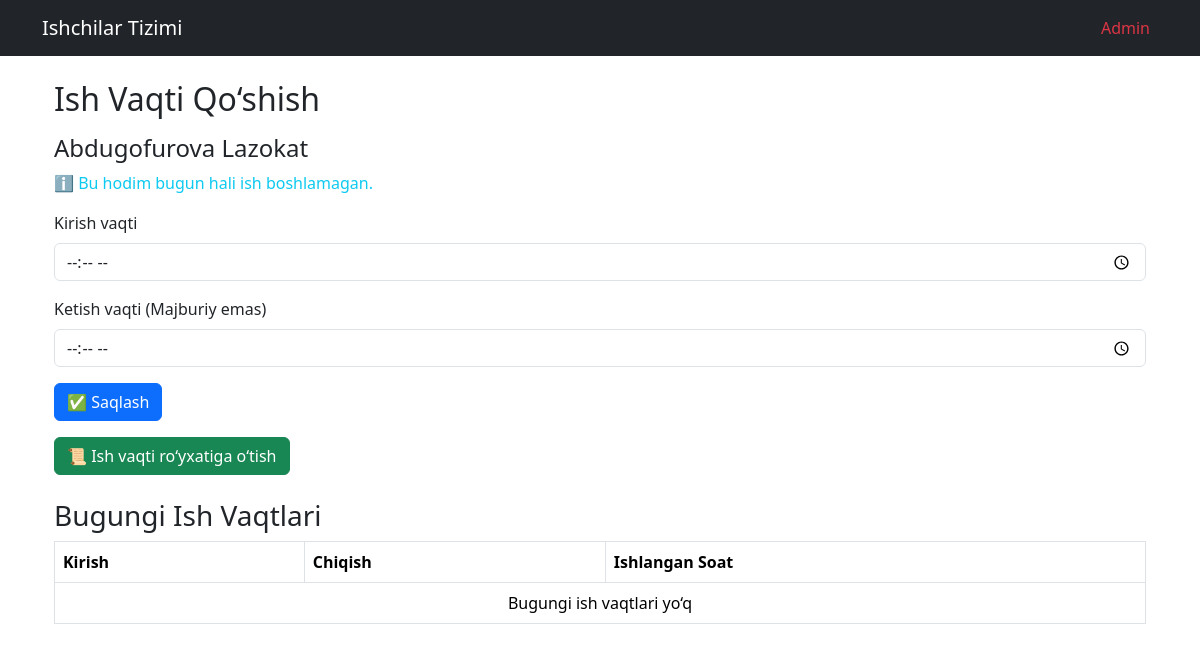
Before: /add_worklog/16/ with the older database file.
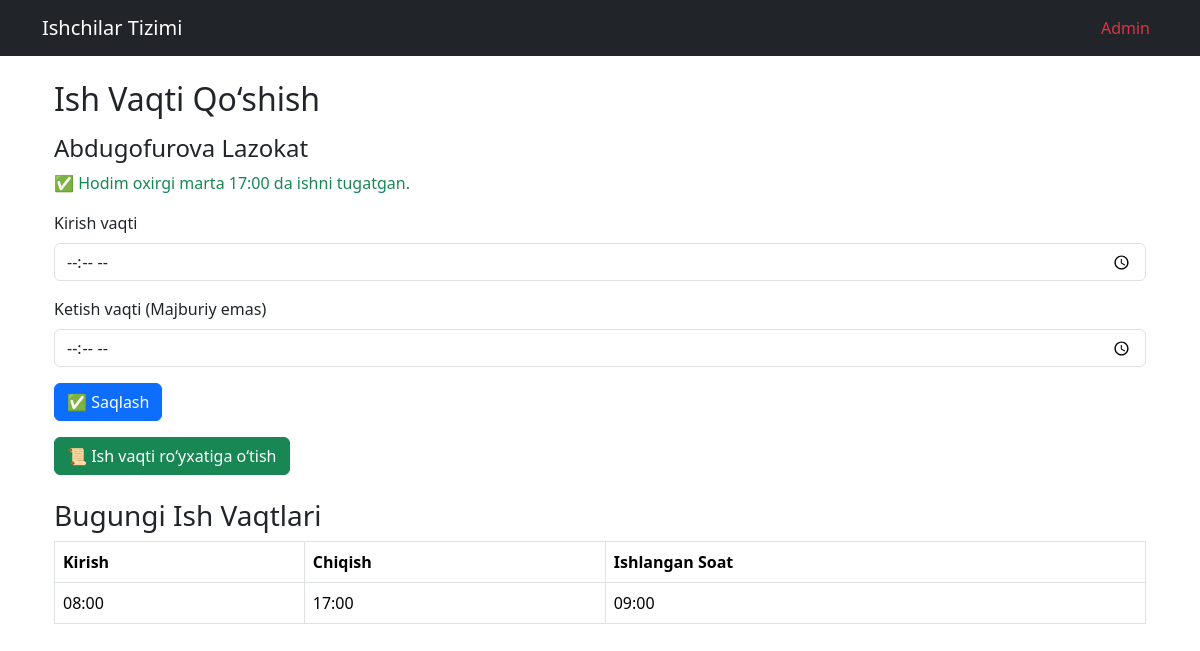
After: the same page with the newer database file.
### hodimlar/models.py (models this page shows, shortened)
class WorkLog(models.Model):
    hodim = models.ForeignKey('Hodim', on_delete=models.CASCADE)
    check_in = models.DateTimeField()
    check_out = models.DateTimeField(null=True, blank=True)
    @property
    def hours_worked(self):
        if self.check_out:
            total_seconds = (self.check_out - self.check_in).total_seconds()
            hours = int(total_seconds // 3600)
            minutes = int((total_seconds % 3600) // 60)
            return f"{hours:02}:{minutes:02}"  # HH:MM format
        return "00:00"

### hodimlar/views.py (the view, shortened to what this page needs)
# urls.py: path('worklog/<int:hodim_id>/', views.add_worklog, name='add_worklog'),
def add_worklog(request, hodim_id):
    hodim = get_object_or_404(Hodim, id=hodim_id)
    today = localdate()  # ✅ Bugungi sana
    last_worklog = WorkLog.objects.filter(hodim=hodim, check_in__date=today).order_by('-check_in').first()
    worklogs = WorkLog.objects.filter(hodim=hodim, check_in__date=today)
    total_seconds = sum(
        (log.check_out - log.check_in).total_seconds()
        for log in worklogs if log.check_out
    )
    total_hours = int(total_seconds // 3600)
    total_minutes = int((total_seconds % 3600) // 60)
    total_worked_time = f"{total_hours:02}:{total_minutes:02}"  # HH:MM format
    context = {
        "hodim": hodim,
        "worklogs": worklogs,
        "last_worklog": last_worklog,
        "total_worked_time": total_worked_time,
    }
    return render(request, "hodimlar/add_worklog.html", context)

### hodimlar/templates/hodimlar/add_worklog.html (shortened to what this page needs)
{% extends "base.html" %}
{% block content %}
<div class="container">
    <h2 class="mt-4 mb-3">Ish Vaqti Qo‘shish</h2>
    <h4>{{ hodim.first_name }} {{ hodim.last_name }}</h4>
    {% if last_worklog and not last_worklog.check_out %}
        <p class="text-danger">⚠️ Hodim {{ last_worklog.check_in|time:"H:i" }} da kelgan. Faqat ketish vaqtini kiriting.</p>
    {% elif last_worklog %}
        <p class="text-success">✅ Hodim oxirgi marta {{ last_worklog.check_out|time:"H:i" }} da ishni tugatgan.</p>
    {% else %}
        <p class="text-info">ℹ️ Bu hodim bugun hali ish boshlamagan.</p>
    {% endif %}
    <form method="post" id="worklogForm">
        {% if last_worklog and not last_worklog.check_out %}
            <div class="mb-3">
                <label for="check_out" class="form-label">Ketish vaqti</label>
                <input type="time" id="check_out" name="check_out" class="form-control" required>
            </div>
        {% else %}
            <div class="mb-3">
                <label for="check_in" class="form-label">Kirish vaqti</label>
                <input type="time" id="check_in" name="check_in" class="form-control" required>
            </div>
            <div class="mb-3">
                <label for="check_out" class="form-label">Ketish vaqti (Majburiy emas)</label>
                <input type="time" id="check_out" name="check_out" class="form-control">
            </div>
        {% endif %}
        <button type="submit" class="btn btn-primary">✅ Saqlash</button>
    </form>
    <a href="{% url 'hodimlar:worklog_list' %}" class="btn btn-success mt-3">📜 Ish vaqti ro‘yxatiga o‘tish</a>
    <h3 class="mt-4">Bugungi Ish Vaqtlari</h3>
    <table class="table table-bordered">
        <thead>
            <tr>
                <th>Kirish</th>
                <th>Chiqish</th>
                <th>Ishlangan Soat</th>
            </tr>
        </thead>
        <tbody>
            {% for worklog in worklogs %}
            <tr>
                <td>{{ worklog.check_in|time:"H:i" }}</td>
                <td>
                    {% if worklog.check_out %}
                        {{ worklog.check_out|time:"H:i" }}
                    {% else %}
                        <span class="text-warning">Hali ketmagan</span>
                    {% endif %}
                </td>
                <td>
                    {% if worklog.hours_worked is not None %}
                        {{ worklog.hours_worked }}
                    {% else %}
                        <span class="text-warning">Hali hisoblanmagan</span>
                    {% endif %}
                </td>
            </tr>
            {% empty %}
            <tr>
                <td colspan="3" class="text-center">Bugungi ish vaqtlari yo‘q</td>
            </tr>
            {% endfor %}
        </tbody>
    </table>
</div>
{% endblock %}

Changed rows visible on the page:
added WorkLog: check_out "17:00", check_in "08:00", hours_worked "09:00"
Other visible differences:
text no longer shown: "ℹ️ Bu hodim bugun hali ish boshlamagan. Bugungi ish vaqtlari yo‘q"
text now shown: "✅ Hodim oxirgi marta da ishni tugatgan."
